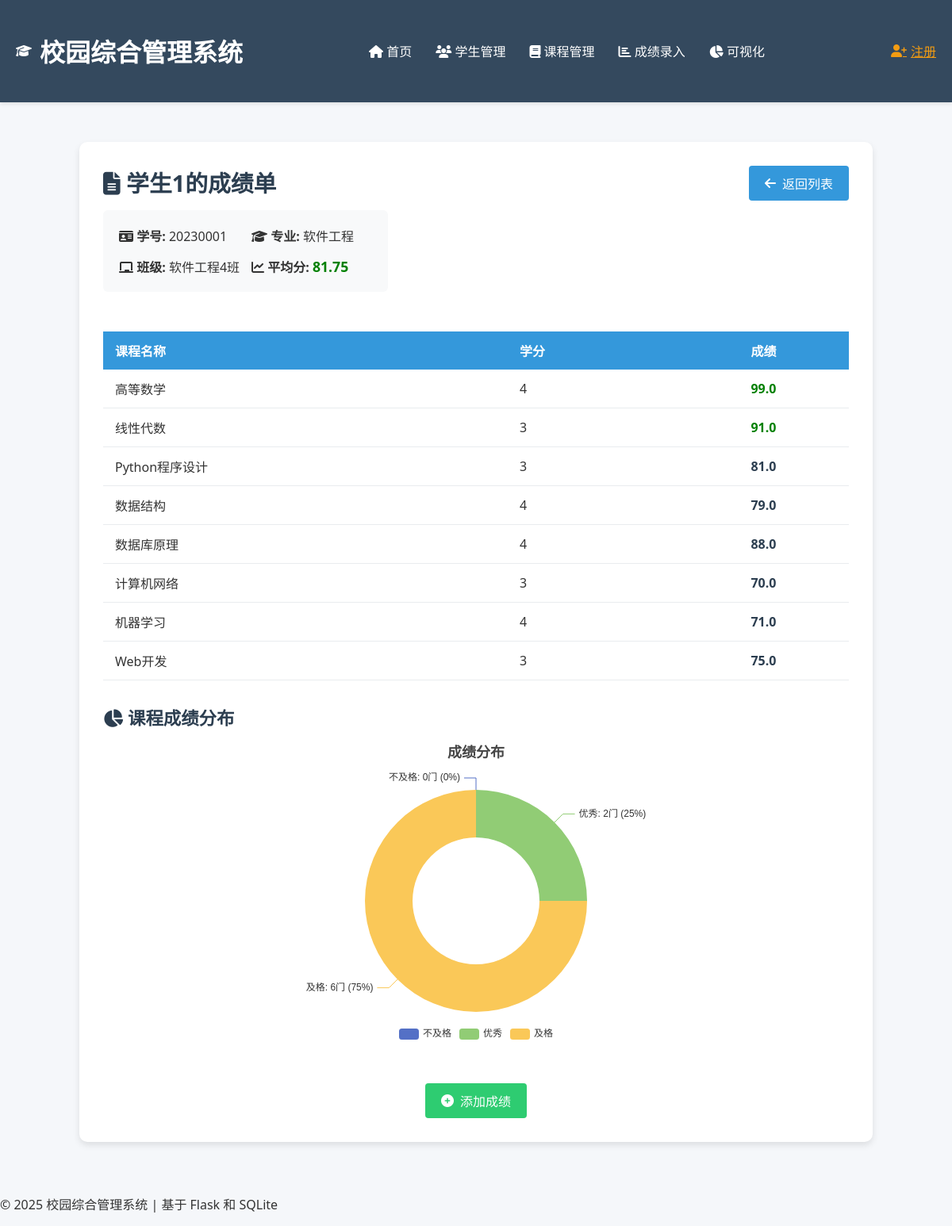
Screenshot of /student_scores/20230001 with the database file from the repository.
### app/models.py (models this page shows, shortened)
class Student(db.Model):
    __tablename__ = "student"
    student_id = db.Column(db.Text, primary_key=True)  # 学号作为主键
    name = db.Column(db.Text, nullable=False)  # 姓名
    gender = db.Column(db.Text, default="男")  # 性别，默认为男
    major = db.Column(db.Text, nullable=False)  # 专业
    class_ = db.Column("class", db.Text)  # 班级字段，使用"class"作为列名
    hometown = db.Column(db.Text)  # 籍贯
    password = db.Column(db.Text, nullable=False, default="123456")  # 默认密码

class Score(db.Model):
    __tablename__ = "score"
    id = db.Column(db.Integer, primary_key=True)  # 自增主键
    student_id = db.Column(db.Text, db.ForeignKey("student.student_id"), nullable=False)  # 关联学生
    course_id = db.Column(db.Integer, db.ForeignKey("course.course_id"), nullable=False)  # 关联课程
    score = db.Column(db.Float)  # 成绩分数
    student = db.relationship('Student', backref=db.backref('scores', lazy=True))  # 学生->成绩
    course = db.relationship('Course', backref=db.backref('scores', lazy=True))  # 课程->成绩

class Course(db.Model):
    __tablename__ = "course"
    course_id = db.Column(db.Integer, primary_key=True)  # 课程ID
    course_name = db.Column(db.Text, nullable=False)  # 课程名称
    credit = db.Column(db.Integer, nullable=False)  # 学分

### app/routes.py (the view)
@bp.route('/student_scores/<int:student_id>')
def student_scores(student_id):
    student = Student.query.get_or_404(student_id)
    scores = Score.query.filter_by(student_id=student_id).all()
    score_distribution = {
        "不及格": 0,
        "及格": 0,
        "优秀": 0
    }
    for score in scores:
        if score.score < 60:
            score_distribution["不及格"] += 1
        elif 60 <= score.score < 90:
            score_distribution["及格"] += 1
        elif score.score >= 90:
            score_distribution["优秀"] += 1
    total = sum(score.score for score in scores)
    average_score = total / len(scores) if scores else 0
    return render_template('student/scores.html',
                           student=student,
                           scores=scores,
                           average_score=average_score,
                           score_distribution=score_distribution)

### app/templates/student/scores.html (shortened to what this page needs)
{% extends "layout.html" %}
{% block content %}
<div class="student-scores-container" style="max-width: 1000px; margin: 30px auto; padding: 0 20px;">
    <div class="card" style="background-color: white; border-radius: 10px; box-shadow: 0 4px 8px rgba(0,0,0,0.1); padding: 30px;">
        <div style="display: flex; justify-content: space-between; align-items: flex-start; margin-bottom: 30px;">
            <div>
                <h1 style="color: #2c3e50; margin-top: 0; margin-bottom: 15px; font-size: 1.8rem;">
                    <i class="fas fa-file-alt"></i> {{ student.name }}的成绩单
                </h1>
                <div class="student-info" style="display: grid; grid-template-columns: repeat(2, 1fr); gap: 15px; background-color: #f8f9fa; padding: 20px; border-radius: 6px;">
                    <div><strong><i class="fas fa-id-card"></i> 学号:</strong> {{ student.student_id }}</div>
                    <div><strong><i class="fas fa-graduation-cap"></i> 专业:</strong> {{ student.major }}</div>
                    <div><strong><i class="fas fa-chalkboard"></i> 班级:</strong> {{ student.class_ }}</div>
                    <div><strong><i class="fas fa-chart-line"></i> 平均分:</strong>
                        <span style="font-weight: bold; font-size: 1.1rem; color: {{ 'green' if average_score >= 60 else 'red' }}">
                            {{ average_score }}
                        </span>
                    </div>
                </div>
            </div>
            <div>
                <a href="{{ url_for('main.student_list') }}"
                   style="background-color: #3498db; color: white; text-decoration: none; padding: 10px 20px; border-radius: 4px; display: inline-flex; align-items: center; gap: 8px;">
                    <i class="fas fa-arrow-left"></i> 返回列表
                </a>
            </div>
        </div>
        <div style="overflow-x: auto;">
            <table style="width: 100%; border-collapse: collapse; margin-top: 20px;">
                <thead>
                    <tr style="background-color: #3498db; color: white;">
                        <th style="padding: 12px 15px; text-align: left;">课程名称</th>
                        <th style="padding: 12px 15px; text-align: left;">学分</th>
                        <th style="padding: 12px 15px; text-align: center;">成绩</th>
                    </tr>
                </thead>
                <tbody>
                    {% for score in scores %}
                    <tr style="border-bottom: 1px solid #e9ecef;">
                        <td style="padding: 12px 15px;">{{ score.course.course_name }}</td>
                        <td style="padding: 12px 15px;">{{ score.course.credit }}</td>
                        <td style="padding: 12px 15px; text-align: center; font-weight: bold;
                            color: {% if score.score < 60 %}red{% elif score.score >= 90 %}green{% else %}#2c3e50{% endif %};">
                            {{ score.score }}
                        </td>
                    </tr>
                    {% endfor %}
                </tbody>
            </table>
        </div>
        <div style="margin-top: 30px;">
            <h2 style="color: #2c3e50; margin-bottom: 15px; font-size: 1.4rem;">
                <i class="fas fa-chart-pie"></i> 课程成绩分布
            </h2>
            <div id="score-pie-chart" style="width: 100%; height: 400px;"></div>
        </div>
        <div style="margin-top: 30px; text-align: center;">
            <a href="{{ url_for('main.score_input') }}?student_id={{ student.student_id }}"
               style="background-color: #2ecc71; color: white; text-decoration: none; padding: 10px 20px; border-radius: 4px; display: inline-flex; align-items: center; gap: 8px;">
                <i class="fas fa-plus-circle"></i> 添加成绩
            </a>
        </div>
    </div>
</div>
<script>
    // 基于准备好的dom，初始化echarts实例
    var pieChart = echarts.init(document.getElementById('score-pie-chart'));
    // 处理后端传递的成绩分布数据
    var scoreDistribution = {{ score_distribution|tojson }};
    var dataForPie = [];
    for (var key in scoreDistribution) {
        dataForPie.push({
            name: key,
            value: scoreDistribution[key]
        });
    }
    // 指定图表的配置项和数据
    var option = {
        title: {
            text: '成绩分布',
            left: 'center'
        },
        tooltip: {
            trigger: 'item',
            formatter: '{a} <br/>{b}: {c}门课程 ({d}%)'
        },
        legend: {
            orient: 'horizontal',
            bottom: '5%',
            left: 'center'
        },
        series: [
            {
                name: '课程数量',
                type: 'pie',
                radius: ['40%', '70%'],
                data: dataForPie,
                label: {
                    formatter: '{b}: {c}门 ({d}%)'
                },
                emphasis: {
                    itemStyle: {
                        shadowBlur: 10,
                        shadowOffsetX: 0,
                        shadowColor: 'rgba(0, 0, 0, 0.5)'
                    }
                }
            }
        ]
    };
    // 使用刚指定的配置项和数据显示图表。
    pieChart.setOption(option);
    // 响应窗口大小变化
    window.addEventListener('resize', function() {
        pieChart.resize();
    });
</script>
{% endblock %}

### app/templates/layout.html (shortened to what this page needs)
<!DOCTYPE html>
<html lang="zh-CN">
<head>
    <link rel="stylesheet" href="{{ url_for('static', filename='css/main.css') }}">
    <link rel="stylesheet" href="https://cdnjs.cloudflare.com/ajax/libs/font-awesome/6.4.0/css/all.min.css">
</head>
<body>
    <header>
        <div class="header-content">
            <div class="logo">
                <i class="fas fa-graduation-cap"></i>
                <h1>校园综合管理系统</h1>
            </div>
            <nav>
                <a href="{{ url_for('main.home') }}" class="{% if request.endpoint == 'main.home' %}active{% endif %}">
                    <i class="fas fa-home"></i> 首页
                </a>
                <a href="{{ url_for('main.student_list') }}" class="{% if 'student' in request.endpoint %}active{% endif %}">
                    <i class="fas fa-users"></i> 学生管理
                </a>
                <a href="{{ url_for('main.course_list') }}" class="{% if 'course' in request.endpoint %}active{% endif %}">
                    <i class="fas fa-book"></i> 课程管理
                </a>
                <a href="{{ url_for('main.score_input') }}" class="{% if 'score' in request.endpoint %}active{% endif %}">
                    <i class="fas fa-chart-bar"></i> 成绩录入
                </a>
                <a href="{{ url_for('main.visualization') }}" class="{% if request.endpoint == 'main.visualization' %}active{% endif %}">
                    <i class="fas fa-chart-pie"></i> 可视化
                </a>
            </nav>
            {% if not current_user.is_authenticated %}
            <div class="user-info">
                <a href="{{ url_for('main.register') }}">
                    <i class="fas fa-user-plus"></i> 注册
                </a>
            </div>
            {% endif %}
        </div>
    </header>
    <main>
        <div class="container">
            {% block content %}{% endblock %}
        </div>
    </main>
    <footer>
        <p>&copy; 2025 校园综合管理系统 | 基于 Flask 和 SQLite</p>
    </footer>
</body>
</html>

### app/static/css/main.css (style rules this page uses)
body { font-family: 'Segoe UI', Tahoma, Geneva, Verdana, sans-serif; margin: 0; padding: 0; background-color: #f5f7fa; color: #333; }
.container { max-width: 1200px; margin: 0 auto; padding: 20px; }
.user-info { color: white; display: flex; align-items: center; gap: 10px; }
.user-info a { color: #f39c12; transition: color 0.3s ease; }

### app/templates/layout.html (style rules this page uses)
header { background-color: #2c3e50; color: white; padding: 20px 0; box-shadow: 0 2px 5px rgba(0,0,0,0.1); transition: background-color 0.3s ease; }
.header-content { max-width: 1200px; margin: 0 auto; display: flex; justify-content: space-between; align-items: center; padding: 0 20px; }
.logo { display: flex; align-items: center; }
.logo i { margin-right: 10px; }
nav { display: flex; justify-content: center; flex: 1; margin: 0 20px; }
nav a { color: white; text-decoration: none; padding: 10px 15px; transition: all 0.3s ease; }
.user-info { display: flex; align-items: center; margin-left: auto; }
.user-info a { color: #f39c12; transition: color 0.3s ease; display: flex; align-items: center; }
.user-info i { margin-right: 5px; }

### rows the page displays
Student: name "学生1", student_id "20230001", major "软件工程", class_ "软件工程4班"
Score: course.course_name "高等数学", course.credit "4", score "99.0"
Score: course.course_name "线性代数", course.credit "3", score "91.0"
Score: course.course_name "Python程序设计", course.credit "3", score "81.0"
Score: course.course_name "数据结构", course.credit "4", score "79.0"
Score: course.course_name "数据库原理", course.credit "4", score "88.0"
Score: course.course_name "计算机网络", course.credit "3", score "70.0"
Score: course.course_name "机器学习", course.credit "4", score "71.0"
Score: course.course_name "Web开发", course.credit "3", score "75.0"

### other values shown
{{ average_score }} "81.75"
